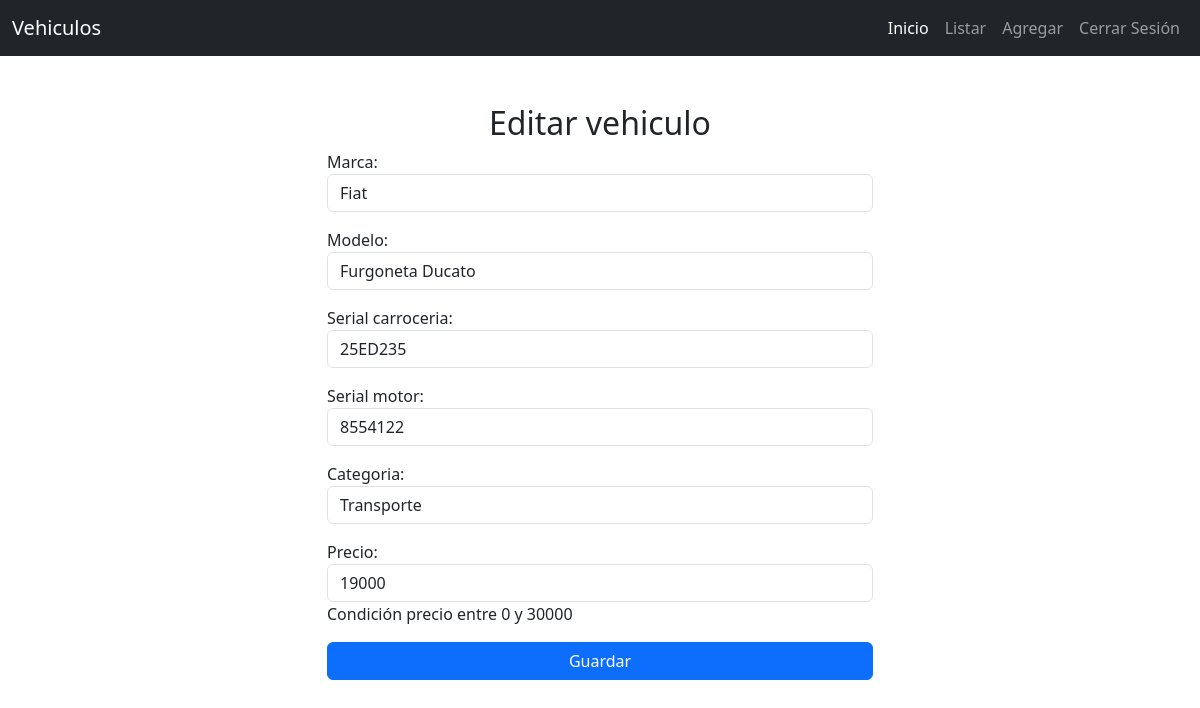
The page /editar_vehiculo/3 (signed in) on the database its author committed.
### vehiculo/models.py (models this page shows, shortened)
class Vehiculo(models.Model):
    MARCAS = [('Fiat','Fiat'),
              ('Chevrolet','Chevrolet'),
              ('Ford','Ford'),
              ('Toyota','Toyota'),
              ]
    CATEGORIAS = [('Particular','Particular'),
                  ('Transporte','Transporte'),
                  ('Carga','Carga'),
                  ]
    marca = models.CharField(max_length = 20, null = False, choices=MARCAS, default='Ford')
    modelo = models.CharField(max_length = 100, null = False)
    serial_carroceria = models.CharField(max_length = 50, null = False)
    serial_motor = models.CharField(max_length = 50, null = False)
    categoria = models.CharField(max_length = 20, null = False, choices=CATEGORIAS, default='Particular')
    precio = models.IntegerField(help_text = 'Condición precio entre 0 y 30000')
    fecha_creacion = models.DateTimeField(default=datetime.datetime.now())
    fecha_modificacion = models.DateTimeField(default=datetime.datetime.now())
    class Meta:
        verbose_name = 'Vehiculo'           #se modificó el modelo Book para que en el sitio admin se lea con este nick
        verbose_name_plural = 'Vehiculos'
        permissions = [
                ('vehiculo.view', 'Puede ver los vehiculos'),
                ('visualizar_catalogo','Puede ver lista de vehiculos'), #se le asigna automaticamente al registrarse
                ('can_add_vehiculo_model', 'Can add vehiculo model'),    #puede agregar los vehiculos  en el interfaz y en el administrador
                ('development', 'Permiso como Desarrollador'),
                ('scrum_master', 'Permiso como Scrum Master'),
                ('product_owner', 'Permiso como Product Owner')
            ]

### vehiculo/views.py (the view)
# urls.py: path('editar_vehiculo/<int:vehiculo_id>', editar_vehiculo, name='editar_vehiculo'), # registrando ruta para editar vehiculo
@login_required
@permission_required('vehiculo.can_add_vehiculo_model')
def editar_vehiculo(request, vehiculo_id):
    vehiculo = get_object_or_404(Vehiculo, pk = vehiculo_id) # obteniendo el vehiculo a editar en la db o status 404 not found
    if request.method == 'POST':
        form = VehiculoForm(request.POST, instance=vehiculo) # instancia del formulario con los datos del vehiculo a editar
        if form.is_valid(): # si el formulario es valido
            vehiculo = form.save() # guarda los datos en la base de datos #vehiculo = form.save(commit=False)
            vehiculo.fecha_modificacion = datetime.datetime.now()   #guarda la fecha de modificacion
            vehiculo.save()   #guarda los datos rn la base de datos
            messages.success(request,'vehiculo editado correctamente')
            return redirect('lista_vehiculos') # redirecciona a lista de libros
        else:  # si el formulario no es valido
            messages.error(request, 'Modifique los datos de ingreso, no se ha podido editar') # muestra un mensaje
            return HttpResponseRedirect(reverse('editar_vehiculo', args=[vehiculo.id])) # redirecciona a la pagina
    else: # si el metodo es GET
        form = VehiculoForm(instance=vehiculo) # instancia del formulario con los datos del vehiculo a editar
        return render(request, 'editar_vehiculo.html', {'form': form, 'vehiculo_id': vehiculo_id}) # renderiza la vista para editar el vehiculo

### vehiculo/templates/editar_vehiculo.html (shortened to what this page needs)
{% extends 'layout.html' %}
{% block content %}
    <section class="container mt-5">
        <h2 class="text-center">Editar vehiculo</h2>
        <div class="row justify-content-center">
            <div class="col-md-6">
                <form action="{% url 'editar_vehiculo' vehiculo_id=vehiculo_id %}" method="POST">
                    {{ form.as_p }}
                    <input type="submit" value="Guardar" class="btn btn-primary w-100">
                </form>
            </div>
        </div>
    </section>
{% endblock %}

### rows shown on the page
Vehiculo: marca "Fiat", modelo "Furgoneta Ducato", serial_carroceria "25ED235", serial_motor "8554122", categoria "Transporte", precio "19000"
